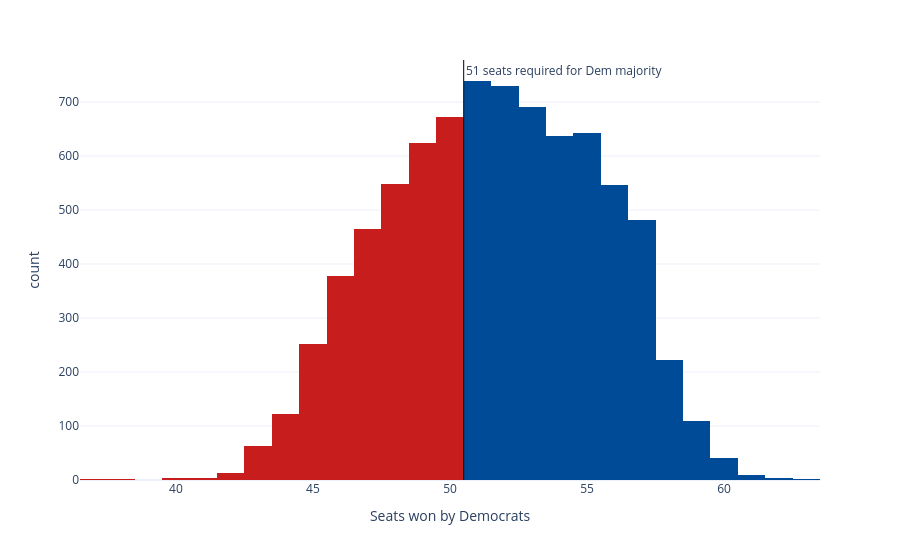

The code cell stored with this chart in its notebook:
### Code cell
sims_hist = px.histogram(seat_sims, x='seats', nbins=np.unique(seat_sims['seats']).shape[0]*2, color='winner',
                         color_discrete_map={'Democrats': '#004b97', 'Republicans': '#c71e1d'},
                         labels={'seats':'Seats won by Democrats', 'winner': 'Winner'}, template='plotly_white')
sims_hist.update_traces(showlegend=False)
sims_hist.add_vline(x=50.5, line_width=1, line_color='black', annotation_text='51 seats required for Dem majority', 
                    annotation_position='top right')
sims_hist

### Figure 1 — Plotly figure (JSON) as saved in the notebook; plotly's stock layout.template omitted (floating-point values rounded to 4 significant figures; data arrays with more than 128 entries replaced by an {"elided": "..."} marker saying what was removed)
{"data": [{"bingroup": "x", "hovertemplate": "Winner=Democrats<br>Seats won by Democrats=%{x}<br>count=%{y}<extra></extra>", "legendgroup": "Democrats", "marker": {"color": "#004b97", "pattern": {"shape": ""}}, "name": "Democrats", "nbinsx": 52, "orientation": "v", "showlegend": false, "type": "histogram", "x": {"elided": "4855 int values"}, "xaxis": "x", "yaxis": "y"}, {"bingroup": "x", "hovertemplate": "Winner=Republicans<br>Seats won by Democrats=%{x}<br>count=%{y}<extra></extra>", "legendgroup": "Republicans", "marker": {"color": "#c71e1d", "pattern": {"shape": ""}}, "name": "Republicans", "nbinsx": 52, "orientation": "v", "showlegend": false, "type": "histogram", "x": {"elided": "3145 int values"}, "xaxis": "x", "yaxis": "y"}], "layout": {"annotations": [{"showarrow": false, "text": "51 seats required for Dem majority", "x": 50.5, "xanchor": "left", "xref": "x", "y": 1, "yanchor": "top", "yref": "y domain"}], "barmode": "relative", "legend": {"title": {"text": "Winner"}, "tracegroupgap": 0}, "margin": {"t": 60}, "shapes": [{"line": {"color": "black", "width": 1}, "type": "line", "x0": 50.5, "x1": 50.5, "xref": "x", "y0": 0, "y1": 1, "yref": "y domain"}], "xaxis": {"anchor": "y", "domain": [0, 1], "title": {"text": "Seats won by Democrats"}}, "yaxis": {"anchor": "x", "domain": [0, 1], "title": {"text": "count"}}}}
